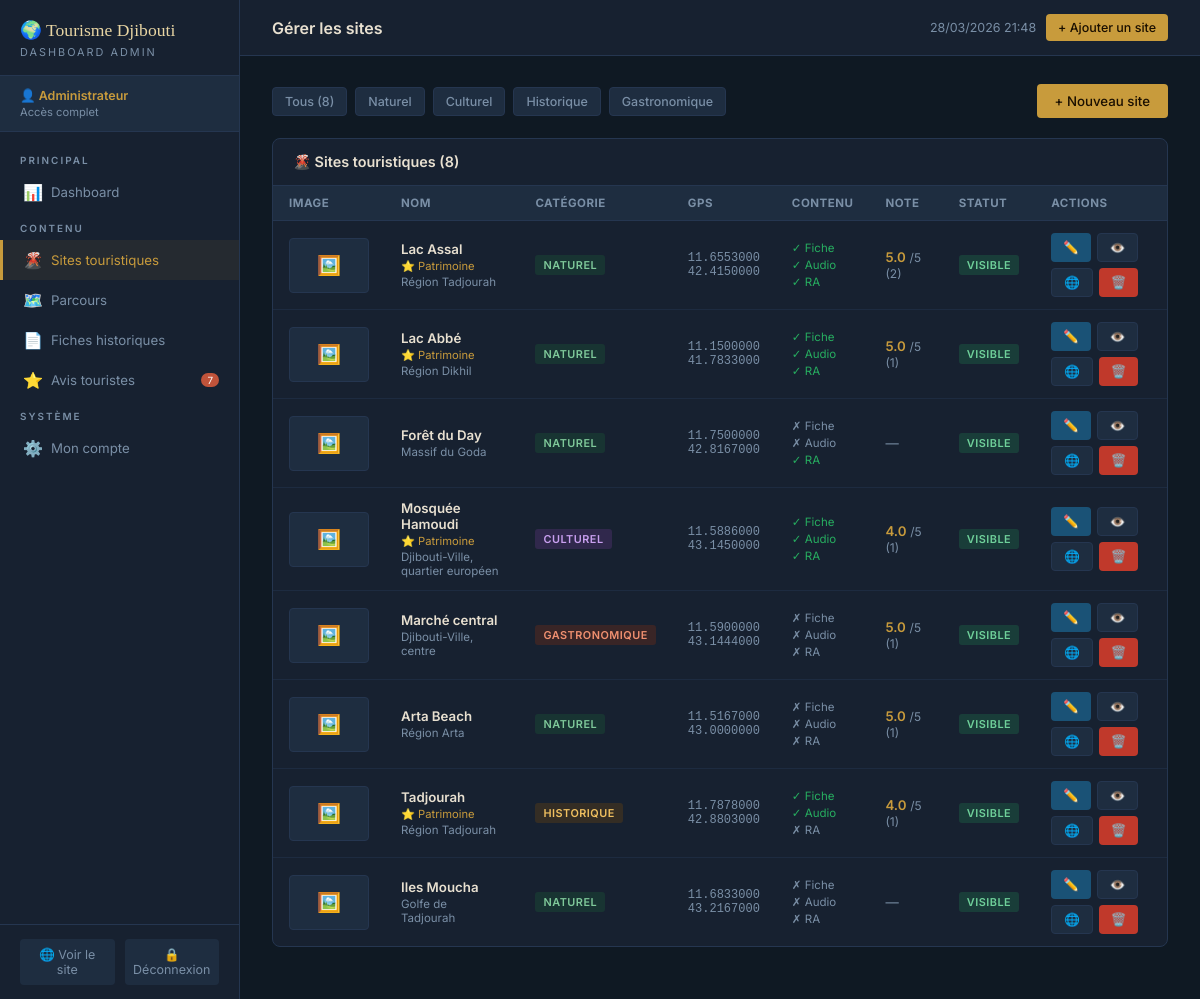
The page /admin/sites.php (signed in) on the database its author committed.
### tables this page shows
CREATE TABLE sites (
    id INT AUTO_INCREMENT PRIMARY KEY,
    nom VARCHAR(150) NOT NULL,
    description TEXT,
    categorie ENUM('naturel','culturel','historique','gastronomique') NOT NULL,
    latitude DECIMAL(10,7),
    longitude DECIMAL(10,7),
    adresse VARCHAR(200),
    photo VARCHAR(255),
    patrimoine BOOLEAN DEFAULT FALSE,
    actif BOOLEAN DEFAULT TRUE,
    date_creation TIMESTAMP DEFAULT CURRENT_TIMESTAMP
);

### admin/sites.php (the view, shortened to what this page needs)
<?php
require_once '../config/db.php';
    ?>
    <?php include 'includes/admin_footer.php';
$cat_filtre = $_GET['cat'] ?? '';
$where = ''; $params = [];
$sites = $pdo->prepare("
    SELECT s.*,
           ROUND(AVG(a.note),1) AS note_moy,
           COUNT(DISTINCT a.id) AS nb_avis,
           (SELECT COUNT(*) FROM audio_guides WHERE site_id=s.id) AS has_audio,
           (SELECT COUNT(*) FROM fiches_historiques WHERE site_id=s.id) AS has_fiche,
           (SELECT COUNT(*) FROM realite_augmentee WHERE site_id=s.id AND actif=1) AS has_ra
    FROM sites s
    LEFT JOIN avis a ON a.site_id = s.id AND a.valide=1
    $where
    GROUP BY s.id
    ORDER BY s.date_creation DESC
");
$sites->execute($params);
$sites = $sites->fetchAll();
include 'includes/admin_header.php';
?>
<div style="display:flex;align-items:center;justify-content:space-between;margin-bottom:20px;flex-wrap:wrap;gap:12px;">
    <div style="display:flex;gap:8px;flex-wrap:wrap;">
        <a href="sites.php" class="btn btn-ghost btn-sm <?= !$cat_filtre?'btn-primary':'' ?>">Tous (<?= count($sites) ?>)</a>
        <?php foreach(['naturel','culturel','historique','gastronomique'] as $c): ?>
        <a href="sites.php?cat=<?= $c ?>" class="btn btn-ghost btn-sm <?= $cat_filtre===$c?'btn-primary':'' ?>"><?= ucfirst($c) ?></a>
        <?php endforeach; ?>
    </div>
    <a href="sites.php?action=nouveau" class="btn btn-or">+ Nouveau site</a>
</div>
<div class="table-card">
    <div class="table-card-header">
        <h3>🌋 Sites touristiques (<?= count($sites) ?>)</h3>
    </div>
    <table class="admin-table">
        <thead><tr>
            <th>Image</th>
            <th>Nom</th>
            <th>Catégorie</th>
            <th>GPS</th>
            <th>Contenu</th>
            <th>Note</th>
            <th>Statut</th>
            <th>Actions</th>
        </tr></thead>
        <tbody>
        <?php foreach ($sites as $s): ?>
        <tr>
            <td>
                <?php if (!empty($s['image_url'])): ?>
                <img src="<?= htmlspecialchars($s['image_url']) ?>" class="img-preview"
                     onerror="this.style.display='none'" alt="">
                <?php else: ?>
                <div class="no-img">🖼️</div>
                <?php endif; ?>
            </td>
            <td>
                <div style="font-weight:600;color:var(--text);"><?= htmlspecialchars($s['nom']) ?></div>
                <?php if ($s['patrimoine']): ?>
                <div style="font-size:0.7rem;color:var(--or);margin-top:2px;">⭐ Patrimoine</div>
                <?php endif; ?>
                <div style="font-size:0.72rem;color:var(--text-dim);margin-top:2px;"><?= htmlspecialchars($s['adresse'] ?? '') ?></div>
            </td>
            <td><span class="badge badge-<?= $s['categorie'] ?>"><?= $s['categorie'] ?></span></td>
            <td style="font-family:monospace;font-size:0.75rem;color:var(--text-dim);">
                <?php if ($s['latitude']): ?>
                <?= $s['latitude'] ?><br><?= $s['longitude'] ?>
                <?php else: ?>
                <span style="color:var(--red);">Non défini</span>
                <?php endif; ?>
            </td>
            <td>
                <div style="display:flex;flex-direction:column;gap:3px;font-size:0.72rem;">
                    <span <?= $s['has_fiche'] ? 'style="color:var(--green)"' : 'style="color:var(--text-dim)"' ?>>
                        <?= $s['has_fiche'] ? '✓' : '✗' ?> Fiche
                    </span>
                    <span <?= $s['has_audio'] ? 'style="color:var(--green)"' : 'style="color:var(--text-dim)"' ?>>
                        <?= $s['has_audio'] ? '✓' : '✗' ?> Audio
                    </span>
                    <span <?= $s['has_ra'] ? 'style="color:var(--green)"' : 'style="color:var(--text-dim)"' ?>>
                        <?= $s['has_ra'] ? '✓' : '✗' ?> RA
                    </span>
                </div>
            </td>
            <td>
                <?php if ($s['note_moy']): ?>
                <span style="color:var(--or);font-weight:600;"><?= $s['note_moy'] ?></span>
                <span style="color:var(--text-dim);font-size:0.75rem;"> /5 (<?= $s['nb_avis'] ?>)</span>
                <?php else: ?>
                <span style="color:var(--text-dim);">—</span>
                <?php endif; ?>
            </td>
            <td>
                <span class="badge <?= $s['actif'] ? 'badge-actif' : 'badge-inactif' ?>">
                    <?= $s['actif'] ? 'Visible' : 'Masqué' ?>
                </span>
            </td>
            <td>
                <div style="display:flex;gap:6px;flex-wrap:wrap;">
                    <a href="sites.php?action=modifier&id=<?= $s['id'] ?>" class="btn btn-primary btn-sm" title="Modifier">✏️</a>
                    <a href="sites.php?action=toggle&id=<?= $s['id'] ?>" class="btn btn-ghost btn-sm"
                       title="<?= $s['actif'] ? 'Masquer' : 'Afficher' ?>">
                       <?= $s['actif'] ? '👁️' : '🙈' ?>
                    </a>
                    <a href="/tourisme_djibouti/site_detail.php?id=<?= $s['id'] ?>" target="_blank"
                       class="btn btn-ghost btn-sm" title="Voir sur le site">🌐</a>
                    <button onclick="confirmDelete('sites.php?action=supprimer&id=<?= $s['id'] ?>', '<?= addslashes($s['nom']) ?>')"
                            class="btn btn-danger btn-sm" title="Supprimer">🗑️</button>
                </div>
            </td>
        </tr>
        <?php endforeach; ?>
        </tbody>
    </table>
</div>
<?php include 'includes/admin_footer.php'; ?>

### admin/includes/admin_header.php (style rules this page uses)
:root { --bg: #0F1923; --surface: #172130; --surface2: #1E2D40; --border: #253650; --ocean: #1A5276; --ocean-l: #2471A3; --coral: #C0533A; --or: #C89B3C; --or-l: #F0C060; --green: #27AE60; --red: #C0392B; --text: #E8E0D0; --text-dim: #7A8FA6; --sand: #E8D5A3; }
* { box-sizing:border-box; margin:0; padding:0; }
body { font-family:'Inter',sans-serif; background:var(--bg); color:var(--text); min-height:100vh; display:flex; }
.btn { display:inline-flex; align-items:center; gap:6px; padding:9px 18px; border-radius:4px; border:none; font-size:0.83rem; font-weight:500; cursor:pointer; text-decoration:none; transition:all 0.15s; font-family:'Inter',sans-serif; }
.btn-primary { background:var(--ocean); color:white; }
.btn-danger { background:var(--red); color:white; }
.btn-ghost { background:var(--surface2); color:var(--text-dim); border:1px solid var(--border); }
.btn-sm { padding:6px 12px; font-size:0.78rem; }
.btn-or { background:var(--or); color:#1a0f00; }
.table-card { background:var(--surface); border:1px solid var(--border); border-radius:8px; overflow:hidden; margin-bottom:24px; }
.table-card-header { padding:14px 20px; border-bottom:1px solid var(--border); display:flex; align-items:center; justify-content:space-between; }
.table-card-header h3 { font-size:0.9rem; font-weight:600; color:var(--text); }
table.admin-table { width:100%; border-collapse:collapse; }
table.admin-table th { padding:10px 16px; text-align:left; font-size:0.72rem; text-transform:uppercase; letter-spacing:0.5px; color:var(--text-dim); border-bottom:1px solid var(--border); background:var(--surface2); }
table.admin-table td { padding:12px 16px; font-size:0.83rem; color:var(--text); border-bottom:1px solid rgba(37,54,80,0.5); vertical-align:middle; }
table.admin-table tr:last-child td { border-bottom:none; }
.badge { display:inline-block; padding:3px 8px; border-radius:3px; font-size:0.68rem; font-weight:600; letter-spacing:0.5px; text-transform:uppercase; }
.badge-naturel { background:rgba(30,107,58,0.25); color:#7FC99A; }
.badge-culturel { background:rgba(123,63,160,0.25); color:#C9A0F0; }
.badge-historique { background:rgba(139,80,0,0.25); color:var(--or-l); }
.badge-gastronomique { background:rgba(160,48,10,0.25); color:#F09070; }
.badge-actif { background:rgba(39,174,96,0.2); color:#6FD09A; }
.no-img { width:80px; height:55px; background:var(--surface2); border-radius:4px; border:1px solid var(--border); display:flex; align-items:center; justify-content:center; font-size:1.2rem; }

### rows shown on the page
sites: nom "Lac Assal", patrimoine "⭐ Patrimoine", adresse "Région Tadjourah", categorie "NATUREL", latitude "11.6553000", longitude "42.4150000", note_moy "5.0", nb_avis "2", actif "VISIBLE"
sites: nom "Lac Abbé", patrimoine "⭐ Patrimoine", adresse "Région Dikhil", categorie "NATUREL", latitude "11.1500000", longitude "41.7833000", note_moy "5.0", nb_avis "1", actif "VISIBLE"
sites: nom "Forêt du Day", adresse "Massif du Goda", categorie "NATUREL", latitude "11.7500000", longitude "42.8167000", actif "VISIBLE"
sites: nom "Mosquée Hamoudi", patrimoine "⭐ Patrimoine", adresse "Djibouti-Ville, quartier européen", categorie "CULTUREL", latitude "11.5886000", longitude "43.1450000", note_moy "4.0", nb_avis "1", actif "VISIBLE"
sites: nom "Marché central", adresse "Djibouti-Ville, centre", categorie "GASTRONOMIQUE", latitude "11.5900000", longitude "43.1444000", note_moy "5.0", nb_avis "1", actif "VISIBLE"
sites: nom "Arta Beach", adresse "Région Arta", categorie "NATUREL", latitude "11.5167000", longitude "43.0000000", note_moy "5.0", nb_avis "1", actif "VISIBLE"
sites: nom "Tadjourah", patrimoine "⭐ Patrimoine", adresse "Région Tadjourah", categorie "HISTORIQUE", latitude "11.7878000", longitude "42.8803000", note_moy "4.0", nb_avis "1", actif "VISIBLE"
sites: nom "Iles Moucha", adresse "Golfe de Tadjourah", categorie "NATUREL", latitude "11.6833000", longitude "43.2167000", actif "VISIBLE"

### other values the page prints
$_SESSION['admin_nom'] "Administrateur"
$nb_avis "7"
$page_title "Gérer les sites"
count($sites) "8"
$c "Naturel"
$c "Culturel"
$c "Historique"
$c "Gastronomique"
